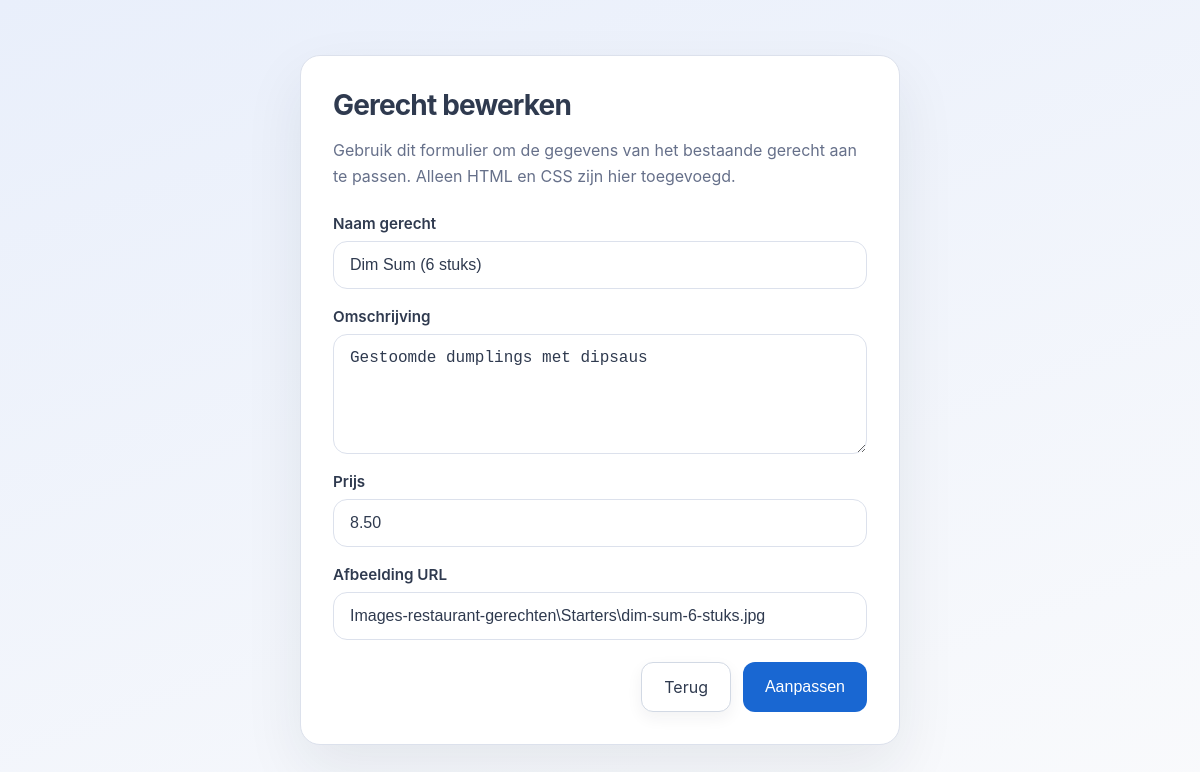
Screenshot of /gerechtaanpassen.php?id=1 (signed in) with the database file from the repository.
### tables this page shows
CREATE TABLE `Gerechten` (
  `id` int NOT NULL,
  `foto` varchar(500) NOT NULL,
  `naam` varchar(50) NOT NULL,
  `beschrijving` varchar(1000) NOT NULL,
  `prijs` decimal(10,2) NOT NULL,
  `type` varchar(50) NOT NULL
);

### gerechtaanpassen.php (the view, shortened to what this page needs)
<?php
include_once 'database.php';
$gerechtId = $_GET['id'];
$sql = "SELECT * FROM Gerechten WHERE id = :id";
$statement = $pdo->prepare($sql);
$statement->bindParam(':id', $gerechtId);
$statement->execute();
$gerecht = $statement->fetch();
?>
<!DOCTYPE html>
<html lang="nl">
<head>
  <link rel="stylesheet" href="css/gerechtaanpassen.css">
</head>
<body>
  <main class="form-wrapper">
    <h1>Gerecht bewerken</h1>
    <p>Gebruik dit formulier om de gegevens van het bestaande gerecht aan te passen. Alleen HTML en CSS zijn hier toegevoegd.</p>
    <form action="" method="post">
      <div class="field-group">
        <label>
          Naam gerecht
          <input type="text" name="naam" required value="<?php echo $gerecht['naam']; ?>" placeholder="Voer de naam van het gerecht in">
        </label>
        <label>
          Omschrijving
          <textarea name="omschrijving" required placeholder="Beschrijf het gerecht"><?php echo $gerecht['beschrijving']; ?></textarea>
        </label>
        <label>
          Prijs
          <input type="number" name="prijs" step="0.01" min="0" required value="<?php echo $gerecht['prijs']; ?>" placeholder="0.00">
        </label>
        <label>
          Afbeelding URL
          <input type="text" name="afbeelding" value="<?php echo $gerecht['foto']; ?>" placeholder="https://voorbeeld.com/afbeelding.jpg">
        </label>
      </div>
      <div class="button-row">
        <a href="beheer.php"><i class="fas fa-times"></i> Terug</a>
        <button type="submit"><i class="fas fa-check"></i> Aanpassen</button>
      </div>
    </form>
  </main>
</body>
</html>

### css/gerechtaanpassen.css (style rules this page uses)
:root { --bg: #f4f6fb; --card: #ffffff; --border: #dce1ec; --text: #2f3a4f; --accent: #1967d2; --accent-strong: #1849a4; --shadow: rgba(31, 41, 55, 0.08); }
* { box-sizing: border-box; }
body { margin: 0; min-height: 100vh; font-family: Inter, system-ui, sans-serif; background: linear-gradient(160deg, #e9effb 0%, #f9fafc 100%); color: var(--text); display: flex; align-items: center; justify-content: center; padding: 24px; }
.form-wrapper { width: min(600px, 100%); background: var(--card); border: 1px solid var(--border); border-radius: 20px; box-shadow: 0 24px 60px var(--shadow); padding: 32px; }
.form-wrapper h1 { margin: 0 0 16px; font-size: 1.75rem; letter-spacing: -0.03em; }
.form-wrapper p { margin: 0 0 24px; color: #66708a; line-height: 1.6; }
.field-group { display: grid; gap: 18px; margin-bottom: 22px; }
.field-group label { display: flex; flex-direction: column; gap: 8px; font-size: 0.95rem; font-weight: 600; }
.field-group input, .field-group textarea, .field-group select { width: 100%; border: 1px solid var(--border); border-radius: 14px; padding: 14px 16px; font-size: 1rem; background: #fff; color: var(--text); transition: border-color 0.2s ease, box-shadow 0.2s ease; }
.field-group textarea { min-height: 120px; resize: vertical; }
.button-row { display: flex; flex-wrap: wrap; gap: 12px; justify-content: flex-end; margin-top: 8px; }
.button-row a, .button-row button, .button-row input { border: none; border-radius: 12px; padding: 14px 22px; font-size: 1rem; cursor: pointer; text-decoration: none; display: inline-flex; align-items: center; justify-content: center; transition: transform 0.18s ease, filter 0.18s ease, box-shadow 0.18s ease; }
.button-row button { background: var(--accent); color: #fff; }
.button-row a { background: #fff; color: var(--text); border: 1px solid #d2d9e4; box-shadow: 0 6px 16px rgba(31, 41, 55, 0.06); }

### rows the page displays
gerechten: naam "Dim Sum (6 stuks)", omschrijving "Gestoomde dumplings met dipsaus", prijs "8.50", afbeelding "Images-restaurant-gerechten\\Starters\\dim-sum-6-stuks.jpg"
